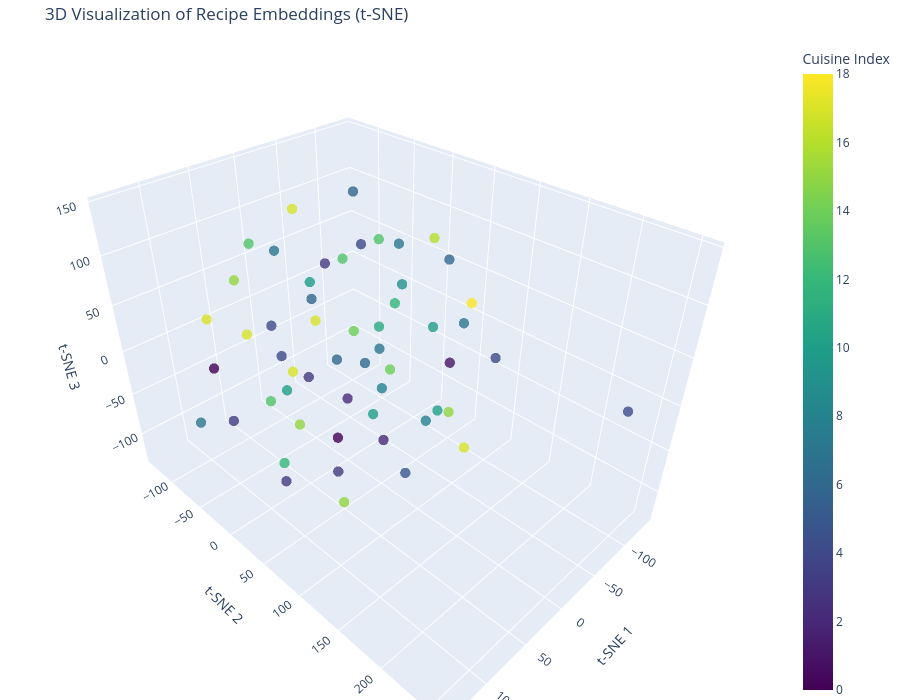
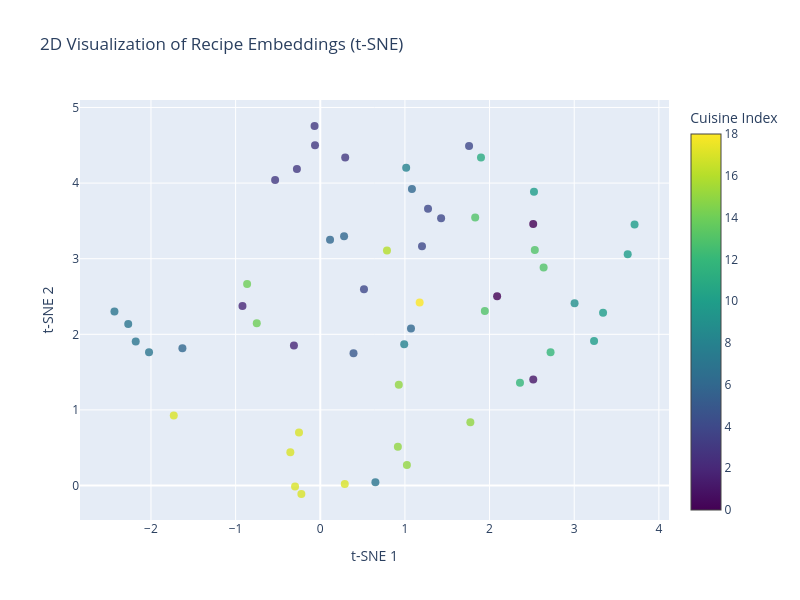

Here is the notebook cell these charts were saved with, in order:
### Code cell
# 3D Visualization of Chroma Vector Store using t-SNE
import plotly.graph_objects as go
from sklearn.manifold import TSNE
from sklearn.decomposition import PCA
import numpy as np

# Get embeddings from collection
results = collection.get(include=['documents', 'embeddings'])
embeddings = np.array(results['embeddings'])
documents = results['documents']
ids = results['ids']

# Extract cuisine labels for coloring
cuisines = []
for doc in documents:
    if 'cuisine-' in doc:
        cuisine = doc.split('cuisine-')[1].split(';')[0].strip()
        cuisines.append(cuisine)
    else:
        cuisines.append('Unknown')

# Reduce to 3D using t-SNE (better for visualization) or PCA (faster)
print("Reducing dimensions with t-SNE...")
tsne = TSNE(n_components=3, random_state=42, perplexity=min(30, len(embeddings)-1))
embeddings_3d = tsne.fit_transform(embeddings)

# Alternative: PCA (uncomment to use instead)
# print("Reducing dimensions with PCA...")
# pca = PCA(n_components=3)
# embeddings_3d = pca.fit_transform(embeddings)

# Create color mapping for cuisines
unique_cuisines = list(set(cuisines))
color_map = {cuisine: i for i, cuisine in enumerate(unique_cuisines)}
colors = [color_map[c] for c in cuisines]

# Create hover text with recipe info
hover_texts = []
for i, (doc, id_) in enumerate(zip(documents, ids)):
    # Extract key info for hover
    name = doc.split('recipe name-')[1].split(';')[0].strip() if 'recipe name-' in doc else 'Unknown'
    cuisine = cuisines[i]
    cooktime = doc.split('cooktime in minutes-')[1].split(';')[0].strip() if 'cooktime in minutes-' in doc else 'Unknown'
    hover_texts.append(f"ID: {id_}<br>Name: {name}<br>Cuisine: {cuisine}<br>Cook time: {cooktime} min")

# Create 3D scatter plot
fig = go.Figure(data=[go.Scatter3d(
    x=embeddings_3d[:, 0],
    y=embeddings_3d[:, 1],
    z=embeddings_3d[:, 2],
    mode='markers',
    marker=dict(
        size=6,
        color=colors,
        colorscale='Viridis',
        showscale=True,
        colorbar=dict(title="Cuisine Index"),
        opacity=0.8
    ),
    text=hover_texts,
    hoverinfo='text',
    name='Recipes'
)])

fig.update_layout(
    title='3D Visualization of Recipe Embeddings (t-SNE)',
    scene=dict(
        xaxis_title='t-SNE 1',
        yaxis_title='t-SNE 2',
        zaxis_title='t-SNE 3'
    ),
    width=900,
    height=700,
    margin=dict(l=0, r=0, b=0, t=40)
)

fig.show()

# Also create a 2D version for comparison
print("\nCreating 2D visualization...")
tsne_2d = TSNE(n_components=2, random_state=42, perplexity=min(30, len(embeddings)-1))
embeddings_2d = tsne_2d.fit_transform(embeddings)

fig2d = go.Figure(data=[go.Scatter(
    x=embeddings_2d[:, 0],
    y=embeddings_2d[:, 1],
    mode='markers',
    marker=dict(
        size=8,
        color=colors,
        colorscale='Viridis',
        showscale=True,
        colorbar=dict(title="Cuisine Index"),
        opacity=0.8
    ),
    text=hover_texts,
    hoverinfo='text'
)])

fig2d.update_layout(
    title='2D Visualization of Recipe Embeddings (t-SNE)',
    xaxis_title='t-SNE 1',
    yaxis_title='t-SNE 2',
    width=800,
    height=600
)

fig2d.show()

### Figure 1 — Plotly figure (JSON) as saved in the notebook; plotly's stock layout.template omitted (floating-point values rounded to 4 significant figures)
{"data": [{"hoverinfo": "text", "marker": {"color": [17, 4, 12, 0, 7, 13, 10, 3, 14, 16, 8, 15, 1, 9, 4, 17, 2, 6, 14, 17, 13, 3, 13, 7, 10, 15, 6, 3, 10, 6, 11, 17, 10, 17, 6, 3, 2, 7, 13, 15, 5, 4, 15, 3, 17, 18, 6, 0, 12, 7, 4, 8, 10, 4, 7], "colorbar": {"title": {"text": "Cuisine Index"}}, "colorscale": [[0, "#440154"], [0.1111, "#482878"], [0.2222, "#3e4989"], [0.3333, "#31688e"], [0.4444, "#26828e"], [0.5556, "#1f9e89"], [0.6667, "#35b779"], [0.7778, "#6ece58"], [0.8889, "#b5de2b"], [1, "#fde725"]], "opacity": 0.8, "showscale": true, "size": 6}, "mode": "markers", "name": "Recipes", "text": ["ID: id_1<br>Name: Classic Margherita Pizza<br>Cuisine: Italian<br>Cook time: 65 min", "ID: id_2<br>Name: Chicken Tikka Masala<br>Cuisine: Indian<br>Cook time: 60 min", "ID: id_3<br>Name: Beef and Broccoli Stir-Fry<br>Cuisine: Chinese<br>Cook time: 25 min", "ID: id_4<br>Name: Vegetarian Buddha Bowl<br>Cuisine: Asian<br>Cook time: 30 min", "ID: id_5<br>Name: Chocolate Chip Cookies<br>Cuisine: American<br>Cook time: 20 min", "ID: id_6<br>Name: Pad Thai<br>Cuisine: Thai<br>Cook time: 30 min", "ID: id_7<br>Name: Japanese Miso Soup<br>Cuisine: Japanese<br>Cook time: 15 min", "ID: id_8<br>Name: Tacos al Pastor<br>Cuisine: Mexican<br>Cook time: 60 min", "ID: id_9<br>Name: Greek Moussaka<br>Cuisine: Greek<br>Cook time: 90 min", "ID: id_10<br>Name: Moroccan Chicken Tagine<br>Cuisine: Moroccan<br>Cook time: 60 min", "ID: id_11<br>Name: Spanish Paella<br>Cuisine: Spanish<br>Cook time: 45 min", "ID: id_12<br>Name: French Onion Soup<br>Cuisine: French<br>Cook time: 30 min", "ID: id_13<br>Name: Korean Bibimbap<br>Cuisine: Korean<br>Cook time: 35 min", "ID: id_14<br>Name: Vietnamese Pho<br>Cuisine: Vietnamese<br>Cook time: 45 min", "ID: id_15<br>Name: Butter Chicken<br>Cuisine: Indian<br>Cook time: 45 min", "ID: id_16<br>Name: Caesar Salad<br>Cuisine: Italian<br>Cook time: 15 min", "ID: id_17<br>Name: Fish and Chips<br>Cuisine: British<br>Cook time: 30 min", "ID: id_18<br>Name: Shakshuka<br>Cuisine: Middle Eastern<br>Cook time: 25 min", "ID: id_19<br>Name: Lamb Gyros<br>Cuisine: Greek<br>Cook time: 55 min", "ID: id_20<br>Name: Caprese Salad<br>Cuisine: Italian<br>Cook time: 10 min", "ID: id_21<br>Name: Thai Green Curry<br>Cuisine: Thai<br>Cook time: 30 min", "ID: id_22<br>Name: Enchiladas Rojas<br>Cuisine: Mexican<br>Cook time: 35 min", "ID: id_23<br>Name: Tom Yum Soup<br>Cuisine: Thai<br>Cook time: 20 min", "ID: id_24<br>Name: Banana Pancakes<br>Cuisine: American<br>Cook time: 20 min", "ID: id_25<br>Name: Sushi Rolls (Maki)<br>Cuisine: Japanese<br>Cook time: 40 min", "ID: id_26<br>Name: Beef Bourguignon<br>Cuisine: French<br>Cook time: 180 min", "ID: id_27<br>Name: Hummus<br>Cuisine: Middle Eastern<br>Cook time: 10 min", "ID: id_28<br>Name: Chicken Fajitas<br>Cuisine: Mexican<br>Cook time: 25 min", "ID: id_29<br>Name: Ramen<br>Cuisine: Japanese<br>Cook time: 30 min", "ID: id_30<br>Name: Falafel Wrap<br>Cuisine: Middle Eastern<br>Cook time: 45 min", "ID: id_31<br>Name: Chicken Adobo<br>Cuisine: Filipino<br>Cook time: 45 min", "ID: id_32<br>Name: Bruschetta<br>Cuisine: Italian<br>Cook time: 20 min", "ID: id_33<br>Name: Chicken Katsu Curry<br>Cuisine: Japanese<br>Cook time: 40 min", "ID: id_34<br>Name: Pasta Carbonara<br>Cuisine: Italian<br>Cook time: 25 min", "ID: id_35<br>Name: Chicken Shawarma<br>Cuisine: Middle Eastern<br>Cook time: 30 min", "ID: id_36<br>Name: Guacamole<br>Cuisine: Mexican<br>Cook time: 10 min", "ID: id_37<br>Name: Shepherd's Pie<br>Cuisine: British<br>Cook time: 60 min", "ID: id_38<br>Name: Tomato Basil Soup<br>Cuisine: American<br>Cook time: 30 min", "ID: id_39<br>Name: Chicken Satay<br>Cuisine: Thai<br>Cook time: 30 min", "ID: id_40<br>Name: Ratatouille<br>Cuisine: French<br>Cook time: 60 min", "ID: id_41<br>Name: Ceviche<br>Cuisine: Peruvian<br>Cook time: 30 min", "ID: id_42<br>Name: Palak Paneer<br>Cuisine: Indian<br>Cook time: 35 min", "ID: id_43<br>Name: Lobster Bisque<br>Cuisine: French<br>Cook time: 60 min", "ID: id_44<br>Name: Chicken Quesadillas<br>Cuisine: Mexican<br>Cook time: 15 min", "ID: id_45<br>Name: Tiramisu<br>Cuisine: Italian<br>Cook time: 360 min", "ID: id_46<br>Name: Jambalaya<br>Cuisine: American (Creole)<br>Cook time: 45 min", "ID: id_47<br>Name: Baklava<br>Cuisine: Middle Eastern<br>Cook time: 60 min", "ID: id_48<br>Name: Coconut Shrimp<br>Cuisine: Asian<br>Cook time: 20 min", "ID: id_49<br>Name: Vegetable Stir-Fry with Tofu<br>Cuisine: Chinese<br>Cook time: 25 min", "ID: id_50<br>Name: New York Cheesecake<br>Cuisine: American<br>Cook time: 120 min", "ID: id_51<br>Name: Biryani<br>Cuisine: Indian<br>Cook time: 90 min", "ID: id_52<br>Name: Gazpacho<br>Cuisine: Spanish<br>Cook time: 150 min", "ID: id_53<br>Name: Teriyaki Salmon<br>Cuisine: Japanese<br>Cook time: 20 min", "ID: id_54<br>Name: Chickpea Curry (Chana Masala)<br>Cuisine: Indian<br>Cook time: 30 min", "ID: id_55<br>Name: Apple Crisp<br>Cuisine: American<br>Cook time: 50 min"], "type": "scatter3d", "x": [100.3, -57.19, 67.96, 0.7906, -27.03, -101.9, -64.47, 12.54, 18.17, -72.9, -44.15, -86.48, -73.47, -120.2, -72.23, 10.72, 11.58, 51.88, -11.9, -40.74, -93.18, 77.35, 54.5, 139.2, -12.99, 56.96, -30.42, 90.36, 123.1, -1.532, -64.93, -40.82, 68.23, 23.4, -3.516, -32.79, 39.92, -97.13, 103.4, 56.54, -15.99, -51.49, 41.55, 111.4, -21.37, -88.07, -125.1, 90.23, -48.72, -8.269, 55.21, 46.77, -2.202, 81.74, -137.2], "y": [-66.12, 134.0, -16.36, -13.08, -132.5, -55.78, -28.3, -5.474, 35.57, 44.65, 6.389, 60.68, 69.46, -39.84, 255.0, -67.12, 64.99, 85.24, 50.23, -89.43, -102.4, -83.57, -56.06, -35.74, 99.57, -1.013, -13.98, 91.08, 74.83, -44.64, -18.44, 119.2, 41.79, -123.7, -14.06, -97.44, 48.98, -51.14, 23.36, 57.43, 67.62, -27.92, -106.5, 45.38, -89.94, 79.47, 19.02, -83.82, 19.74, 63.68, -22.24, 148.0, 117.5, 4.015, 32.59], "z": [49.27, 28.62, -108.5, -114.3, 47.22, 60.88, -128.3, 94.4, 45.98, 106.5, -63.89, -87.96, -15.9, 8.076, 28.75, -52.72, -63.99, 53.07, -2.615, -23.79, 25.07, -88.52, 110.2, -27.86, 64.71, -57.34, 145.3, -35.58, 57.77, 37.05, -10.44, -72.28, 116.3, -27.62, -18.86, -97.01, -8.757, -67.9, 8.797, -118.3, -121.6, 82.61, 49.68, -62.98, 108.1, 47.96, 56.76, -17.48, 39.5, 130.1, 9.555, 26.43, -7.522, 65.55, -15.77]}], "layout": {"height": 700, "margin": {"b": 0, "l": 0, "r": 0, "t": 40}, "scene": {"xaxis": {"title": {"text": "t-SNE 1"}}, "yaxis": {"title": {"text": "t-SNE 2"}}, "zaxis": {"title": {"text": "t-SNE 3"}}}, "title": {"text": "3D Visualization of Recipe Embeddings (t-SNE)"}, "width": 900}}

### Figure 2 — Plotly figure (JSON) as saved in the notebook; plotly's stock layout.template omitted (floating-point values rounded to 4 significant figures)
{"data": [{"hoverinfo": "text", "marker": {"color": [17, 4, 12, 0, 7, 13, 10, 3, 14, 16, 8, 15, 1, 9, 4, 17, 2, 6, 14, 17, 13, 3, 13, 7, 10, 15, 6, 3, 10, 6, 11, 17, 10, 17, 6, 3, 2, 7, 13, 15, 5, 4, 15, 3, 17, 18, 6, 0, 12, 7, 4, 8, 10, 4, 7], "colorbar": {"title": {"text": "Cuisine Index"}}, "colorscale": [[0, "#440154"], [0.1111, "#482878"], [0.2222, "#3e4989"], [0.3333, "#31688e"], [0.4444, "#26828e"], [0.5556, "#1f9e89"], [0.6667, "#35b779"], [0.7778, "#6ece58"], [0.8889, "#b5de2b"], [1, "#fde725"]], "opacity": 0.8, "showscale": true, "size": 8}, "mode": "markers", "text": ["ID: id_1<br>Name: Classic Margherita Pizza<br>Cuisine: Italian<br>Cook time: 65 min", "ID: id_2<br>Name: Chicken Tikka Masala<br>Cuisine: Indian<br>Cook time: 60 min", "ID: id_3<br>Name: Beef and Broccoli Stir-Fry<br>Cuisine: Chinese<br>Cook time: 25 min", "ID: id_4<br>Name: Vegetarian Buddha Bowl<br>Cuisine: Asian<br>Cook time: 30 min", "ID: id_5<br>Name: Chocolate Chip Cookies<br>Cuisine: American<br>Cook time: 20 min", "ID: id_6<br>Name: Pad Thai<br>Cuisine: Thai<br>Cook time: 30 min", "ID: id_7<br>Name: Japanese Miso Soup<br>Cuisine: Japanese<br>Cook time: 15 min", "ID: id_8<br>Name: Tacos al Pastor<br>Cuisine: Mexican<br>Cook time: 60 min", "ID: id_9<br>Name: Greek Moussaka<br>Cuisine: Greek<br>Cook time: 90 min", "ID: id_10<br>Name: Moroccan Chicken Tagine<br>Cuisine: Moroccan<br>Cook time: 60 min", "ID: id_11<br>Name: Spanish Paella<br>Cuisine: Spanish<br>Cook time: 45 min", "ID: id_12<br>Name: French Onion Soup<br>Cuisine: French<br>Cook time: 30 min", "ID: id_13<br>Name: Korean Bibimbap<br>Cuisine: Korean<br>Cook time: 35 min", "ID: id_14<br>Name: Vietnamese Pho<br>Cuisine: Vietnamese<br>Cook time: 45 min", "ID: id_15<br>Name: Butter Chicken<br>Cuisine: Indian<br>Cook time: 45 min", "ID: id_16<br>Name: Caesar Salad<br>Cuisine: Italian<br>Cook time: 15 min", "ID: id_17<br>Name: Fish and Chips<br>Cuisine: British<br>Cook time: 30 min", "ID: id_18<br>Name: Shakshuka<br>Cuisine: Middle Eastern<br>Cook time: 25 min", "ID: id_19<br>Name: Lamb Gyros<br>Cuisine: Greek<br>Cook time: 55 min", "ID: id_20<br>Name: Caprese Salad<br>Cuisine: Italian<br>Cook time: 10 min", "ID: id_21<br>Name: Thai Green Curry<br>Cuisine: Thai<br>Cook time: 30 min", "ID: id_22<br>Name: Enchiladas Rojas<br>Cuisine: Mexican<br>Cook time: 35 min", "ID: id_23<br>Name: Tom Yum Soup<br>Cuisine: Thai<br>Cook time: 20 min", "ID: id_24<br>Name: Banana Pancakes<br>Cuisine: American<br>Cook time: 20 min", "ID: id_25<br>Name: Sushi Rolls (Maki)<br>Cuisine: Japanese<br>Cook time: 40 min", "ID: id_26<br>Name: Beef Bourguignon<br>Cuisine: French<br>Cook time: 180 min", "ID: id_27<br>Name: Hummus<br>Cuisine: Middle Eastern<br>Cook time: 10 min", "ID: id_28<br>Name: Chicken Fajitas<br>Cuisine: Mexican<br>Cook time: 25 min", "ID: id_29<br>Name: Ramen<br>Cuisine: Japanese<br>Cook time: 30 min", "ID: id_30<br>Name: Falafel Wrap<br>Cuisine: Middle Eastern<br>Cook time: 45 min", "ID: id_31<br>Name: Chicken Adobo<br>Cuisine: Filipino<br>Cook time: 45 min", "ID: id_32<br>Name: Bruschetta<br>Cuisine: Italian<br>Cook time: 20 min", "ID: id_33<br>Name: Chicken Katsu Curry<br>Cuisine: Japanese<br>Cook time: 40 min", "ID: id_34<br>Name: Pasta Carbonara<br>Cuisine: Italian<br>Cook time: 25 min", "ID: id_35<br>Name: Chicken Shawarma<br>Cuisine: Middle Eastern<br>Cook time: 30 min", "ID: id_36<br>Name: Guacamole<br>Cuisine: Mexican<br>Cook time: 10 min", "ID: id_37<br>Name: Shepherd's Pie<br>Cuisine: British<br>Cook time: 60 min", "ID: id_38<br>Name: Tomato Basil Soup<br>Cuisine: American<br>Cook time: 30 min", "ID: id_39<br>Name: Chicken Satay<br>Cuisine: Thai<br>Cook time: 30 min", "ID: id_40<br>Name: Ratatouille<br>Cuisine: French<br>Cook time: 60 min", "ID: id_41<br>Name: Ceviche<br>Cuisine: Peruvian<br>Cook time: 30 min", "ID: id_42<br>Name: Palak Paneer<br>Cuisine: Indian<br>Cook time: 35 min", "ID: id_43<br>Name: Lobster Bisque<br>Cuisine: French<br>Cook time: 60 min", "ID: id_44<br>Name: Chicken Quesadillas<br>Cuisine: Mexican<br>Cook time: 15 min", "ID: id_45<br>Name: Tiramisu<br>Cuisine: Italian<br>Cook time: 360 min", "ID: id_46<br>Name: Jambalaya<br>Cuisine: American (Creole)<br>Cook time: 45 min", "ID: id_47<br>Name: Baklava<br>Cuisine: Middle Eastern<br>Cook time: 60 min", "ID: id_48<br>Name: Coconut Shrimp<br>Cuisine: Asian<br>Cook time: 20 min", "ID: id_49<br>Name: Vegetable Stir-Fry with Tofu<br>Cuisine: Chinese<br>Cook time: 25 min", "ID: id_50<br>Name: New York Cheesecake<br>Cuisine: American<br>Cook time: 120 min", "ID: id_51<br>Name: Biryani<br>Cuisine: Indian<br>Cook time: 90 min", "ID: id_52<br>Name: Gazpacho<br>Cuisine: Spanish<br>Cook time: 150 min", "ID: id_53<br>Name: Teriyaki Salmon<br>Cuisine: Japanese<br>Cook time: 20 min", "ID: id_54<br>Name: Chickpea Curry (Chana Masala)<br>Cuisine: Indian<br>Cook time: 30 min", "ID: id_55<br>Name: Apple Crisp<br>Cuisine: American<br>Cook time: 50 min"], "type": "scatter", "x": [0.2894, 1.427, 2.359, 2.089, -2.18, 2.639, 3.235, -0.5335, -0.7501, 0.7881, 1.015, 1.024, 2.516, 3.004, 1.273, -0.2513, -0.3111, 1.072, -0.8643, -0.2235, 2.535, -0.06759, 1.944, -2.431, 3.632, 1.773, 0.1154, 0.2946, 3.341, 0.2813, 1.899, -0.2979, 2.525, -0.3536, 1.083, -0.2759, -0.919, 0.6513, 1.83, 0.9168, 0.3928, 0.5164, 0.9277, -0.0621, -1.731, 1.174, -1.629, 2.516, 2.721, -2.023, 1.758, 0.9917, 3.713, 1.202, -2.269], "y": [0.02123, 3.536, 1.36, 2.504, 1.905, 2.882, 1.913, 4.04, 2.145, 3.11, 4.202, 0.271, 1.402, 2.411, 3.661, 0.7027, 1.851, 2.075, 2.667, -0.1118, 3.114, 4.755, 2.309, 2.302, 3.06, 0.8384, 3.25, 4.338, 2.285, 3.296, 4.339, -0.01381, 3.886, 0.4406, 3.922, 4.187, 2.376, 0.0421, 3.544, 0.5131, 1.749, 2.596, 1.332, 4.501, 0.927, 2.422, 1.817, 3.46, 1.762, 1.763, 4.49, 1.87, 3.453, 3.166, 2.138]}], "layout": {"height": 600, "title": {"text": "2D Visualization of Recipe Embeddings (t-SNE)"}, "width": 800, "xaxis": {"title": {"text": "t-SNE 1"}}, "yaxis": {"title": {"text": "t-SNE 2"}}}}
